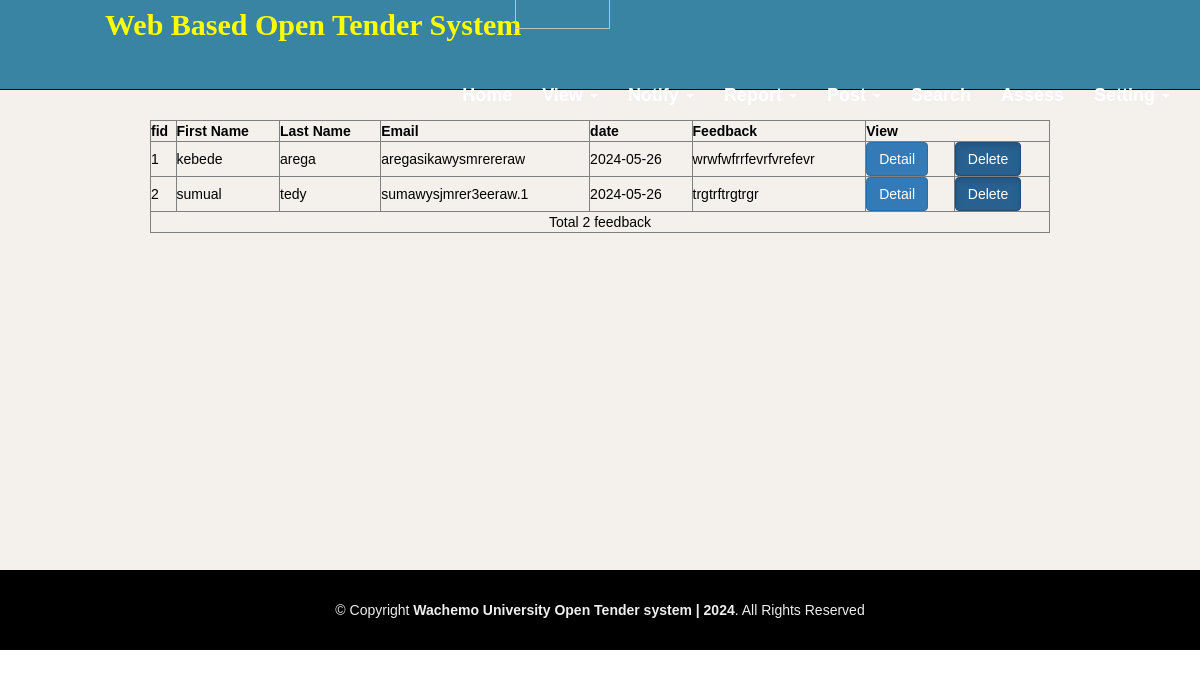
Page /feedbackpr.php (signed in) on the committed database.
### tables this page shows
CREATE TABLE `feedbackpr` (
  `fid` int(100) NOT NULL,
  `firstname` varchar(20) DEFAULT NULL,
  `lastname` varchar(20) DEFAULT NULL,
  `email` varchar(20) NOT NULL,
  `date` date NOT NULL,
  `message` varchar(20) DEFAULT NULL,
  `status` int(100) DEFAULT NULL
);

### feedbackpr.php (the view, shortened to what this page needs)
<?php
$con = mysqli_connect("localhost","root","");
mysqli_select_db($con,"tender");
?>
<!DOCTYPE html>
<html>
<head>
 <link rel="stylesheet" href="css/fontawesome.min.css">
    <link rel="stylesheet" href="css/fontawesome.css">
  <link rel="stylesheet" href="css1/mystyle1.min.css">
 <link href="css/animate/animate.min.css" rel="stylesheet">
 <link href="css/ionicons/css/ionicons.min.css" rel="stylesheet">
  <link rel="stylesheet" type="text/css" href="css/login33.css">
<link rel="stylesheet" type="text/css" href="css/stylelogin.css">
  <link rel="stylesheet" type="text/css" href="css/index.css">
  <link rel="stylesheet" href="css/fontawesome.min.css">
</head>
<body data-spy="scroll" data-target=".navbar" data-offset="50">
<nav class="navbar navbar-inverse navbar-fixed-top">
  <div class="container-fluid">
    <div class="navbar-header">
      <a class="navbar-brand1" href="#">Web Based Open Tender System</a>
      <a href="index.php"><img style="margin-top:-90px;margin-left:-10px;" src="images/ww.png" width="95px"
   height="85px"></a>
    </div>
    <div>
      <div class="collapse navbar-collapse" id="myNavbar">
        <ul class="nav menu">
           <li> <a href="procurementteam.php" ><span class="glyphicon glyphicon-home"></span>Home</a></li>
            <li class="dropdown"><a class="dropdown-toggle" data-toggle="dropdown" href="#">View <span class="caret"></span></a>
          </li>
		  <li class="dropdown"><a class="dropdown-toggle" data-toggle="dropdown" href="#">Notify <span class="caret"></span></a>
          </li>
		    <li class="dropdown"><a class="dropdown-toggle" data-toggle="dropdown" href="#">Report <span class="caret"></span></a>
          </li>
		     <li class="dropdown"><a class="dropdown-toggle" data-toggle="dropdown" href="#">Post <span class="caret"></span></a>
          </li>
		     <li> <a href="searchsup.php" >Search</a></li>
			 <li><a href="assess.php" >Assess</a></li>
          <li class="dropdown"><a class="dropdown-toggle" data-toggle="dropdown" href="#">Setting <span class="caret"></span></a>
          </li>
        </ul>
      </div>
    </div>
  </div>
</nav>
<div id="section1" class="container-fluid" style="visibility: visible; animation-name: fadeInUp; -webkit-animation-name: fadeInUp;">
<table border="1" style="color:black;margin-top:70px;" width="900" align="center" cellpadding="3" class="mytable" cellspacing="0">
                <tr>
<th>fid </th>
<th>First Name </th> <th>Last Name </th><th>Email </th><th> date </th><th>Feedback</th>
<th colspan="2">View</th>
            </tr>
			  <?php
			  $result = mysqli_query($con,"SELECT * FROM feedbackpr");
while($show = mysqli_fetch_array($result)){
		$fid=$show['fid'];$firstname=$show['firstname'];$email=$show['email'];$date=$show['date'];
		$feedback=$show['message'];$lastname=$show['lastname'];
		?>
		<tr>
<td><?php echo $fid ?></td><td><?php echo $firstname ?></td> <td><?php echo $lastname ?></td>
<td><?php echo $email ?></td>
<td><?php echo $date ?></td>
<td><?php echo $feedback ?></td>
<td>
<button type="button" class="btn btn-primary detailbtn"> Detail </button></td>
<td style="color:blue;"><button type="button" class="btn btn-primary active   deletebtn">Delete</button></td>
</tr>
<?php
  }
  $sql="SELECT * FROM feedbackpr ";
  $result=mysqli_query($con,$sql);
	$records = mysqli_num_rows($result);
    ?>
	 <tr>
              <td align="center" colspan="15" ><?php echo "Total ".$records." feedback"; ?> </td>
            </tr>
			<?php
print( "</table>");
?>
</div>
<footer id="footer">
    <div class="container">
      <div class="copyright">
      © Copyright <strong>Wachemo University Open Tender system | 2024</strong>. All Rights Reserved
      </div>
                        </div>
  </footer>
</body>
</html>

### css/stylelogin.css (style rules this page uses)
*,:after,:before { box-sizing:border-box }
a { color:inherit;text-decoration:none }

### css/index.css (style rules this page uses)
body { margin: 0; font-family: Arial, Helvetica, sans-serif; background-color:none; overflow-y:none; }
#section1 { overflow-y: scroll; background-color:#F4F0EC; }
.collapse { float:right; font-size:20px;margin-right:40px; }
.navbar { background-color:#3884a2; height:90px; }
.navbar-brand1 { margin-left:90px;margin-top:-60px;font-size:30px;font-family:san serif;font-weight:bold;color:yellow;line-height:50px; }
ul li a { font-size:18px; font-family:sans-serif; color:white; font-weight:bold; line-height:70px; }
ul { list-style-type: none; backgjround-color: #333; margin-right:-40px; }
li { float: left; }
li a { display: block; color: white; text-align: center; padding: 44px 46px; text-decoration: none; }
.active { background-color: #4CAF50; color: white; }
#footer { position:absolute; width:100%; background: #000; padding: 0 0 30px 0; color: #eee; font-size: 14px; margin-bottom:-100px; }
#footer .copyright { text-align: center; padding-top: 30px; }

### feedbackpr.php (style rules this page uses)
body { position: relative; }
#section1 { padding-top:50px;height:570px;color: #fff; }

### rows in the picture
feedbackpr: fid "1", firstname "kebede", lastname "arega", email "aregasikawysmrereraw", date "2024-05-26", message "wrwfwfrrfevrfvrefevr"
feedbackpr: fid "2", firstname "sumual", lastname "tedy", email "sumawysjmrer3eeraw.1", date "2024-05-26", message "trgtrftrgtrgr"

### other values in the picture
$records "2"
